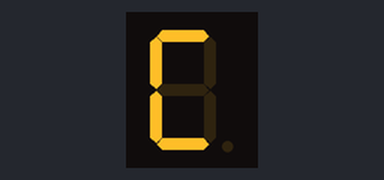
Bench run of a sketch on a simulated Arduino Uno, built with avr-gcc and run on an emulated ATmega328P. On the bench: 1-digit seven-segment display.

Above: at 0.1 s.
At 0.75 s:
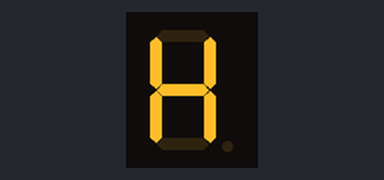
At 1.25 s:
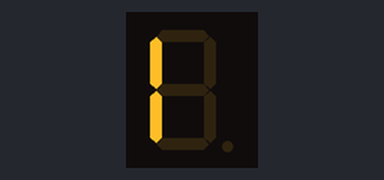
At 3.25 s:
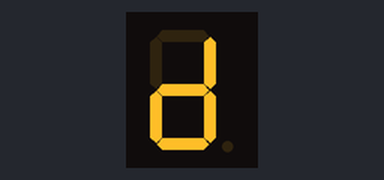
At 4.1 s:
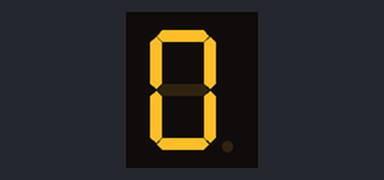
At 5.1 s:
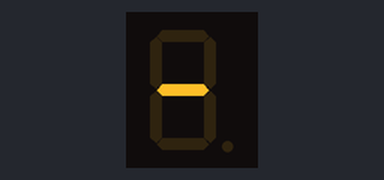

The sketch:

7Segments.ino
```cpp
/*
testWholeDisplay.ino
-test each segment in the display
-a simple example using Dean Reading's SevSeg library to light up all 4 digits plus the 4 decimal points on a 4 digit display
-the purpose of this example is to ensure you have the wires all hooked up right for every segment and digit, and to troubleshoot the display and wiring
 to ensure *every* segment and period lights up

By Gabriel Staples
Website: http://www.ElectricRCAircraftGuy.com
My contact info is available by clicking the "Contact Me" tab at the top of my website.
Written: 1 Oct. 2015
Last Updated: 1 Oct. 2015
*/

/*
LICENSING:
-this *example file* only is modified from Dean Reading's original example, and is in the public domain.

Dean Reading's SevSeg library is as follows:
Copyright 2014 Dean Reading

Licensed under the Apache License, Version 2.0 (the "License");
you may not use this file except in compliance with the License.
You may obtain a copy of the License at
http://www.apache.org/licenses/LICENSE-2.0

Unless required by applicable law or agreed to in writing, software
distributed under the License is distributed on an "AS IS" BASIS,
WITHOUT WARRANTIES OR CONDITIONS OF ANY KIND, either express or implied.
See the License for the specific language governing permissions and
limitations under the License.
*/

#include <SevSeg.h>

SevSeg display; //Instantiate a seven segment controller object

char text[11][2] = {"C", "H", "I", "C", "C", "O", "D", "B", "0", "0","-"};

void setup()
{
  byte numDigits = 1;
  byte digitPins[] = {2}; //Digits: 1,2,3,4 <--put one resistor (ex: 220 Ohms, or 330 Ohms, etc, on each digit pin)
  byte segmentPins[] = {6, 7, 8, 9, 10, 11, 12, 13}; //Segments: A,B,C,D,E,F,G,Period

  display.begin(COMMON_ANODE, numDigits, digitPins, segmentPins);
  display.setBrightness(90); //Note: 100 brightness simply corresponds to a delay of 2000us after lighting each segment. A brightness of 0
                            //is a delay of 1us; it doesn't really affect brightness as much as it affects update rate (frequency).
                            //Therefore, for a 4-digit 7-segment + pd, COMMON_ANODE display, the max update rate for a "brightness" of 100 is 1/(2000us*8) = 62.5Hz.
                            //I am choosing a "brightness" of 10 because it increases the max update rate to approx. 1/(200us*8) = 625Hz.
                            //This is preferable, as it decreases aliasing when recording the display with a video camera....I think.
}

void loop()
{
  display.setChars(text[millis()/500%11]);
  display.refreshDisplay(); // Must run repeatedly; don't use blocking code (ex: delay()) in the loop() function or this won't work right
}
```

Measured:
- by itself, everything shown: repeats every 5.5 s, in 9 steps
- what the display in image 1 shows lasts 0.5 s, from 0.5 s to 1.0 s
- what the display in image 4 shows lasts 1.0 s, from 4.0 s to 5.0 s
